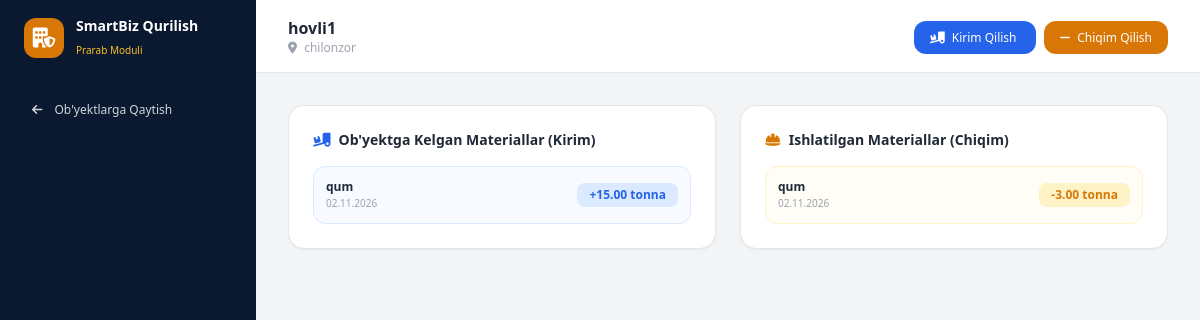
The page /dashboard/prorab/10/qurilish/sites/1/ (signed in) on the database its author committed.
### start/models.py (models this page shows, shortened)
class ConstructionSite(models.Model):
    tenant = models.ForeignKey('Tenant', on_delete=models.CASCADE, verbose_name="Tashkilot")
    name = models.CharField(max_length=255, verbose_name="Ob'yekt nomi")
    address = models.TextField(blank=True, null=True, verbose_name="Manzili")
    created_at = models.DateTimeField(auto_now_add=True)

class MaterialReceipt(models.Model):
    tenant = models.ForeignKey('Tenant', on_delete=models.CASCADE, verbose_name="Tashkilot")
    site = models.ForeignKey(ConstructionSite, on_delete=models.CASCADE, verbose_name="Qurilish ob'yekti")
    material = models.ForeignKey(ConstructionMaterial, on_delete=models.CASCADE, verbose_name="Material")
    quantity = models.DecimalField(max_digits=10, decimal_places=2, verbose_name="Miqdori")
    supplier_name = models.CharField(max_length=255, blank=True, null=True, verbose_name="Yetkazib beruvchi (Kimdan)")
    date = models.DateField(verbose_name="Kelgan sana")
    note = models.TextField(blank=True, null=True, verbose_name="Izoh / Nakladnoy raqami")
    created_at = models.DateTimeField(auto_now_add=True)

class ConstructionMaterial(models.Model):
    tenant = models.ForeignKey('Tenant', on_delete=models.CASCADE, verbose_name="Tashkilot")
    name = models.CharField(max_length=255, verbose_name="Material nomi")
    unit_choices = [
        ('ton', 'Tonna'),
        ('m3', 'Kub metr (m³)'),
        ('bag', 'Qop'),
        ('pcs', 'Dona'),
        ('kg', 'Kilogramm'),
    ]
    unit = models.CharField(max_length=10, choices=unit_choices, default='pcs', verbose_name="O'lchov birligi")

class MaterialConsumption(models.Model):
    tenant = models.ForeignKey('Tenant', on_delete=models.CASCADE, verbose_name="Tashkilot")
    site = models.ForeignKey(ConstructionSite, on_delete=models.CASCADE, verbose_name="Qurilish ob'yekti")
    material = models.ForeignKey(ConstructionMaterial, on_delete=models.CASCADE, verbose_name="Material")
    quantity = models.DecimalField(max_digits=10, decimal_places=2, verbose_name="Ishlatilgan miqdor")
    date = models.DateField(verbose_name="Ishlatilgan sana")
    used_for = models.CharField(max_length=255, verbose_name="Qayerga ishlatildi (Masalan: 2-qavat uringa)")
    prarab_name = models.CharField(max_length=255, verbose_name="Prarab F.I.O")
    created_at = models.DateTimeField(auto_now_add=True)

### start/views.py (the view)
# urls.py: path("dashboard/<slug:slug>/<int:tenant_id>/qurilish/sites/<int:pk>/", views.qurilish_site_detail, name="qurilish_site_detail"),
@login_required
def qurilish_site_detail(request, slug='main', tenant_id=1, pk=1):
    tenant = get_object_or_404(Tenant, id=tenant_id)
    site = get_object_or_404(ConstructionSite, id=pk, tenant=tenant)
    receipts = MaterialReceipt.objects.filter(site=site, tenant=tenant).order_by('-date')
    consumptions = MaterialConsumption.objects.filter(site=site, tenant=tenant).order_by('-date')
    context = {
        'slug': slug,
        'tenant_id': tenant_id,
        'tenant': tenant,
        'site': site,
        'receipts': receipts,
        'consumptions': consumptions,
    }
    return render(request, 'dashboard/qurilish/site_detail.html', context)

### start/context_processors.py (called while the page is built)
def notifications(request):
    resolver = getattr(request, "resolver_match", None)
    if not resolver:
        return {}
    tenant_id = resolver.kwargs.get("tenant_id")
    if not tenant_id:
        return {}
    try:
        tenant = Tenant.objects.get(pk=tenant_id)
    except Tenant.DoesNotExist:
        return {}
    count = 0
    count += Product.objects.filter(
        tenant=tenant, is_active=True, quantity__lte=F("min_quantity")
    ).count()
    today = timezone.now().date()
    count += Payment.objects.filter(tenant=tenant, is_paid=False, due_date__lte=today).count()
    return {"notif_count": count}

### templates/dashboard/qurilish/site_detail.html (shortened to what this page needs)
<!DOCTYPE html>
<html lang="uz">
<head>
    <script src="https://cdn.tailwindcss.com"></script>
    <link rel="stylesheet" href="https://cdnjs.cloudflare.com/ajax/libs/font-awesome/6.4.0/css/all.min.css">
</head>
<body class="bg-gray-100 min-h-screen flex">
    <aside class="w-64 bg-[#0a192f] text-white flex flex-col justify-between p-4 hidden sm:flex">
        <div>
            <div class="flex items-center gap-3 mb-8 px-2">
                <div class="w-10 h-10 bg-amber-600 rounded-xl flex items-center justify-center text-xl font-bold">
                    <i class="fa-solid fa-building-shield"></i>
                </div>
                <div>
                    <h1 class="text-sm font-bold">SmartBiz Qurilish</h1>
                    <span class="text-[10px] text-amber-400">Prarab Moduli</span>
                </div>
            </div>
            <nav class="space-y-2 text-xs">
                <a href="{% url 'qurilish_sites_list' slug tenant_id %}" class="flex items-center gap-3 text-gray-300 hover:bg-gray-800 px-4 py-2.5 rounded-xl">
                    <i class="fa-solid fa-arrow-left"></i> Ob'yektlarga Qaytish
                </a>
            </nav>
        </div>
    </aside>
    <div class="flex-1 flex flex-col">
        <header class="bg-white border-b px-8 py-4 flex justify-between items-center">
            <div>
                <h2 class="text-base font-bold text-gray-800">{{ site.name }}</h2>
                <p class="text-xs text-gray-400"><i class="fa-solid fa-location-dot mr-1"></i> {{ site.address|default:"Manzil kiritilmagan" }}</p>
            </div>
            <div class="space-x-2">
                <a href="{% url 'material_receipt_create' slug tenant_id %}" class="bg-blue-600 hover:bg-blue-700 text-white text-xs px-4 py-2 rounded-xl font-medium">
                    <i class="fa-solid fa-truck-ramp-box mr-1"></i> Kirim Qilish
                </a>
                <a href="{% url 'material_consumption_create' slug tenant_id %}" class="bg-amber-600 hover:bg-amber-700 text-white text-xs px-4 py-2 rounded-xl font-medium">
                    <i class="fa-solid fa-minus mr-1"></i> Chiqim Qilish
                </a>
            </div>
        </header>
        <main class="p-8 space-y-6">
            <div class="grid grid-cols-1 lg:grid-cols-2 gap-6">
                <div class="bg-white p-6 rounded-2xl border shadow-sm space-y-4">
                    <h3 class="font-bold text-sm text-gray-800 flex items-center gap-2">
                        <i class="fa-solid fa-truck-ramp-box text-blue-600"></i> Ob'yektga Kelgan Materiallar (Kirim)
                    </h3>
                    <div class="space-y-3">
                        {% for receipt in receipts %}
                        <div class="p-3 bg-blue-50/50 rounded-xl border border-blue-100 flex justify-between items-center text-xs">
                            <div>
                                <p class="font-bold text-gray-800">{{ receipt.material.name }}</p>
                                <p class="text-[10px] text-gray-400">{{ receipt.date|date:"d.m.Y " }}</p>
                            </div>
                            <span class="font-bold text-blue-600 bg-blue-100 px-3 py-1 rounded-lg">+{{ receipt.quantity }} {{ receipt.material.unit }}</span>
                        </div>
                        {% empty %}
                        <p class="text-xs text-gray-400 text-center py-6">Hozircha kirimlar mavjud emas.</p>
                        {% endfor %}
                    </div>
                </div>
                <div class="bg-white p-6 rounded-2xl border shadow-sm space-y-4">
                    <h3 class="font-bold text-sm text-gray-800 flex items-center gap-2">
                        <i class="fa-solid fa-helmet-safety text-amber-600"></i> Ishlatilgan Materiallar (Chiqim)
                    </h3>
                    <div class="space-y-3">
                        {% for consumption in consumptions %}
                        <div class="p-3 bg-amber-50/50 rounded-xl border border-amber-100 flex justify-between items-center text-xs">
                            <div>
                                <p class="font-bold text-gray-800">{{ consumption.material.name }}</p>
                                <p class="text-[10px] text-gray-400">{{ consumption.date|date:"d.m.Y " }}</p>
                            </div>
                            <span class="font-bold text-amber-600 bg-amber-100 px-3 py-1 rounded-lg">-{{ consumption.quantity }} {{ consumption.material.unit }}</span>
                        </div>
                        {% empty %}
                        <p class="text-xs text-gray-400 text-center py-6">Hozircha chiqimlar mavjud emas.</p>
                        {% endfor %}
                    </div>
                </div>
            </div>
        </main>
    </div>
</body>
</html>

### rows shown on the page
ConstructionSite: name "hovli1", address "chilonzor"
MaterialReceipt: material.name "qum", date "02.11.2026", quantity "15.00", material.unit "tonna"
MaterialConsumption: material.name "qum", date "02.11.2026", quantity "3.00", material.unit "tonna"
